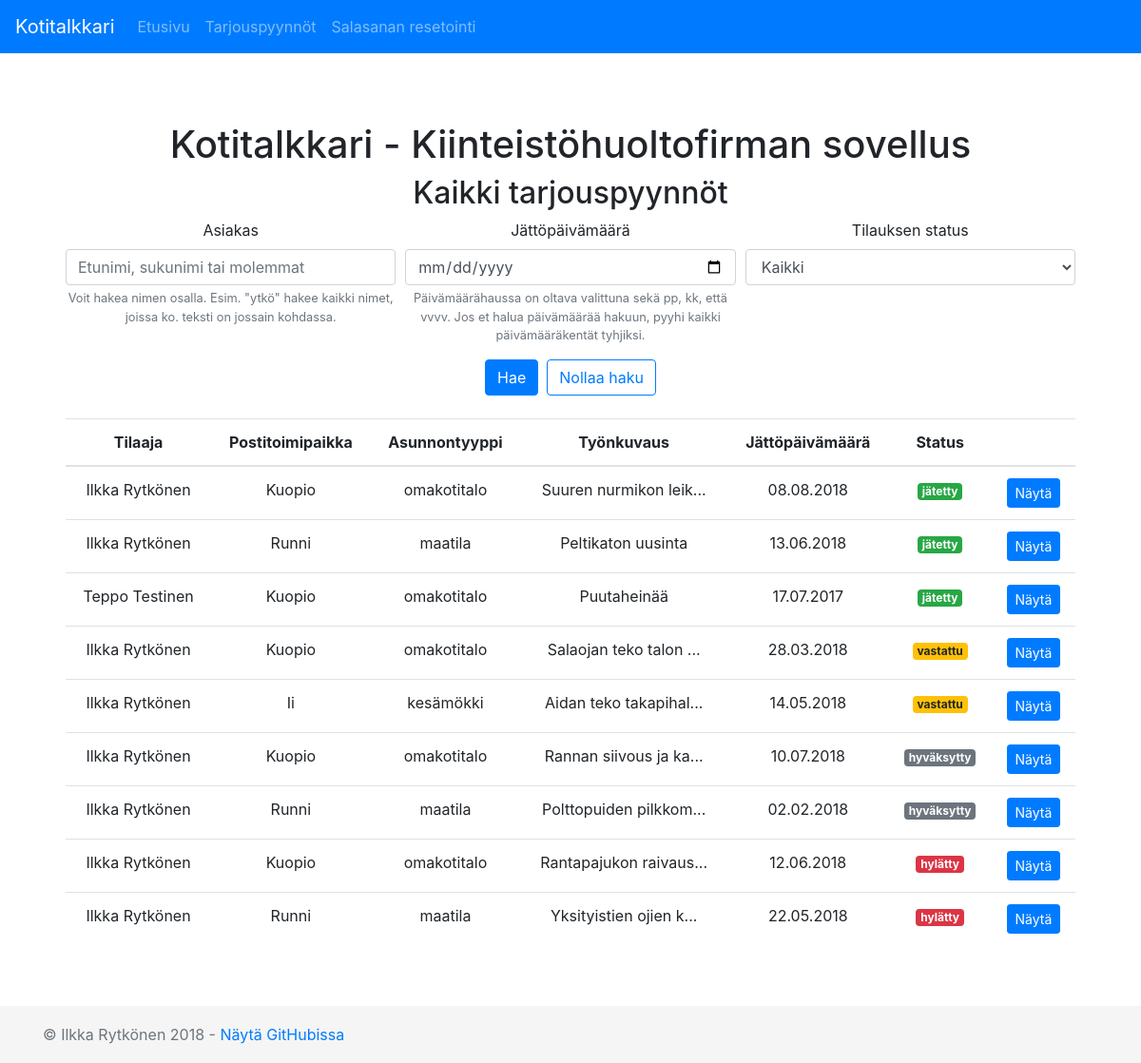
The app's page /firmantarjouspyynnot.php with its own data.
### tables this page shows
CREATE TABLE Tarjouspyynto (
	tarjouspyyntoID INT PRIMARY KEY NOT NULL AUTO_INCREMENT,
  toimitusosoiteID INT NOT NULL,
  laskutusosoiteID INT NOT NULL,
	tyonkuvaus TEXT NOT NULL,
	jattoPvm DATETIME NOT NULL DEFAULT NOW(),
  vastattuPvm DATETIME,
  hyvaksyttyPvm DATETIME,
  hylattyPvm DATETIME,
	kustannusarvio DEC(8,2),
  FOREIGN KEY (toimitusosoiteID) REFERENCES Osoite(osoiteID),
  FOREIGN KEY (laskutusosoiteID) REFERENCES Osoite(osoiteID)
);

### firmantarjouspyynnot.php (the view, shortened to what this page needs)
<?php
  $query = "SELECT * FROM firmantarjouspyynnot";
  $otsikko = "Kaikki tarjouspyynnöt";
  $nimi = "";
  $status = "";
  $jattoPvm = "";
?>
<!doctype html>
<html lang="fi">
  <head>
    <link rel="stylesheet" href="https://stackpath.bootstrapcdn.com/bootstrap/4.1.1/css/bootstrap.min.css">
    <link href="style.css" rel="stylesheet">
  </head>
  <body>
    <?php
    require 'firmamenu.inc';
    ?>
    <main role="main" class="container">
      <div class="starter-template">
        <h1>Kotitalkkari - Kiinteistöhuoltofirman sovellus</h1>
          <h2><?php echo $otsikko ?></h2>
          <form>
            <div class="form-row">
              <div class="form-group col-md-4">
                <label for="inputAsiakas">Asiakas</label>
                <input type="text" name="nimi" value="<?php echo $nimi ?>" class="form-control" id="inputAsiakas" placeholder="Etunimi, sukunimi tai molemmat" aria-describedby="nimivihjeteksti">
                <small id="nimivihjeteksti" class="form-text text-muted">
                  Voit hakea nimen osalla. Esim. "ytkö" hakee kaikki nimet, joissa ko. teksti on jossain kohdassa.
                </small>
              </div>
              <div class="form-group col-md-4">
                <label for="inputdate">Jättöpäivämäärä</label>
                <input type="date" name="jattoPvm" value="<?php echo $jattoPvm ?>" class="form-control" id="inputdate" aria-describedby="passwordHelpBlock">
                <small id="passwordHelpBlock" class="form-text text-muted">
                  Päivämäärähaussa on oltava valittuna sekä pp, kk, että vvvv. Jos et halua päivämäärää hakuun, pyyhi kaikki päivämääräkentät tyhjiksi.
                </small>
              </div>
              <div class="form-group col-md-4">
                <div class="form-group">
                  <label for="inputStatus">Tilauksen status</label>
                  <select class="form-control" name="status" id="inputStatus">
                    <option value="kaikki" <?php if ($status == 'kaikki') echo "selected"; ?>>Kaikki</option>
                  </select>
                </div>
              </div>
            </div>
            <button type="submit" class="btn btn-primary" formmethod="post" name="haku">Hae</button>&nbsp;
            <button type="submit" class="btn btn-outline-primary" formmethod="post">Nollaa haku</button>
          </form>
          <br />
          <?php
            require_once("db.inc");
            $tulos = mysqli_query($conn, $query);
            if ( !$tulos )
            {
              echo "Kysely epäonnistui " . mysqli_error($conn);
            }
            else {
              if (mysqli_num_rows($tulos) == 0) {
                echo "<div class=\"alert alert-warning\" role=\"alert\">Ei löytynyt yhtään tarjouspyyntöä.<br /></div>";
              }
              else {
                echo "<table class=\"table\"><thead><tr><th scope=\"col\">Tilaaja</th><th scope=\"col\">Postitoimipaikka</th><th scope=\"col\">Asunnontyyppi</th><th scope=\"col\">Työnkuvaus</th><th scope=\"col\">Jättöpäivämäärä</th><th scope=\"col\">Status</th><th scope=\"col\"></th></tr></thead><tbody>";
                while ($rivi = mysqli_fetch_array($tulos, MYSQLI_ASSOC)) {
                  $tarjouspyyntoID = $rivi["tarjouspyyntoID"];
                  $tunnus = $rivi["tunnus"];
                  $nimi = $rivi["nimi"];
                  $postitoimipaikka = $rivi["postitoimipaikka"];
                  $asunnonTyyppi = $rivi["asunnonTyyppi"];
                  $asunnonAla = $rivi["asunnonAla"];
                  $tontinAla = $rivi["tontinAla"];
                  $kuvaus = $rivi["kuvaus"];
                  $jattoPvm = date("d.m.Y",strtotime($rivi["jattoPvm"]));
                  $status = $rivi["status"];
                  echo "<tr><td>$nimi</td><td>$postitoimipaikka</td><td>$asunnonTyyppi</td><td>$kuvaus</td><td>$jattoPvm</td><td>
                  <span class=\"";
                  if ($status == "jätetty") echo "badge badge-success";
                  else if ($status == "vastattu") echo "badge badge-warning";
                  else if ($status == "hyväksytty") echo "badge badge-secondary";
                  else if ($status == "hylätty") echo "badge badge-danger";
                    echo "\">$status</span></td><td>";
                    echo "<form>
                    <input type=\"hidden\" name=\"tunnus\" value=\"$tunnus\">
                    <input type=\"hidden\" name=\"asunnonAla\" value=\"$asunnonAla\">
                    <input type=\"hidden\" name=\"tontinAla\" value=\"$tontinAla\">
                    <button type=\"submit\" class=\"btn btn-primary btn-sm\" formaction=\"firmantarjouspyynto.php\" formmethod=\"post\" name=\"nayta\" value=\"$tarjouspyyntoID\">Näytä</button></form>";
                    echo "</td></tr>";
                }
                echo "</tbody></table>";
              }
            }
          ?>
      </div>
    </main>
      <?php
    require 'footer.php';
    ?>
    <script src="https://stackpath.bootstrapcdn.com/bootstrap/4.1.1/js/bootstrap.min.js"></script>  </body>
</html>

### style.css (style rules this page uses)
html { position: relative; min-height: 100%; }
body { padding-top: 5rem; margin-bottom: 60px; }
.starter-template { padding: 3rem 1.5rem; text-align: center; }

### records on screen
tarjouspyynto: nimi "Ilkka Rytkönen", postitoimipaikka "Kuopio", asunnonTyyppi "omakotitalo", kuvaus "Suuren nurmikon leik...", jattoPvm "08.08.2018", status "jätetty", $tarjouspyyntoID 1 (drawn)
tarjouspyynto: nimi "Ilkka Rytkönen", postitoimipaikka "Runni", asunnonTyyppi "maatila", kuvaus "Peltikaton uusinta", jattoPvm "13.06.2018", status "jätetty", $tarjouspyyntoID 2 (drawn)
tarjouspyynto: nimi "Teppo Testinen", postitoimipaikka "Kuopio", asunnonTyyppi "omakotitalo", kuvaus "Puutaheinää", jattoPvm "17.07.2017", status "jätetty", $tarjouspyyntoID 3 (drawn)
tarjouspyynto: nimi "Ilkka Rytkönen", postitoimipaikka "Kuopio", asunnonTyyppi "omakotitalo", kuvaus "Salaojan teko talon ...", jattoPvm "28.03.2018", status "vastattu", $tarjouspyyntoID 4 (drawn)
tarjouspyynto: nimi "Ilkka Rytkönen", postitoimipaikka "Ii", asunnonTyyppi "kesämökki", kuvaus "Aidan teko takapihal...", jattoPvm "14.05.2018", status "vastattu", $tarjouspyyntoID 5 (drawn)
tarjouspyynto: nimi "Ilkka Rytkönen", postitoimipaikka "Kuopio", asunnonTyyppi "omakotitalo", kuvaus "Rannan siivous ja ka...", jattoPvm "10.07.2018", status "hyväksytty", $tarjouspyyntoID 7 (drawn)
tarjouspyynto: nimi "Ilkka Rytkönen", postitoimipaikka "Runni", asunnonTyyppi "maatila", kuvaus "Polttopuiden pilkkom...", jattoPvm "02.02.2018", status "hyväksytty", $tarjouspyyntoID 6 (drawn)
tarjouspyynto: nimi "Ilkka Rytkönen", postitoimipaikka "Kuopio", asunnonTyyppi "omakotitalo", kuvaus "Rantapajukon raivaus...", jattoPvm "12.06.2018", status "hylätty", $tarjouspyyntoID 8 (drawn)
tarjouspyynto: nimi "Ilkka Rytkönen", postitoimipaikka "Runni", asunnonTyyppi "maatila", kuvaus "Yksityistien ojien k...", jattoPvm "22.05.2018", status "hylätty", $tarjouspyyntoID 9 (drawn)

### other values on screen
$otsikko "Kaikki tarjouspyynnöt"
